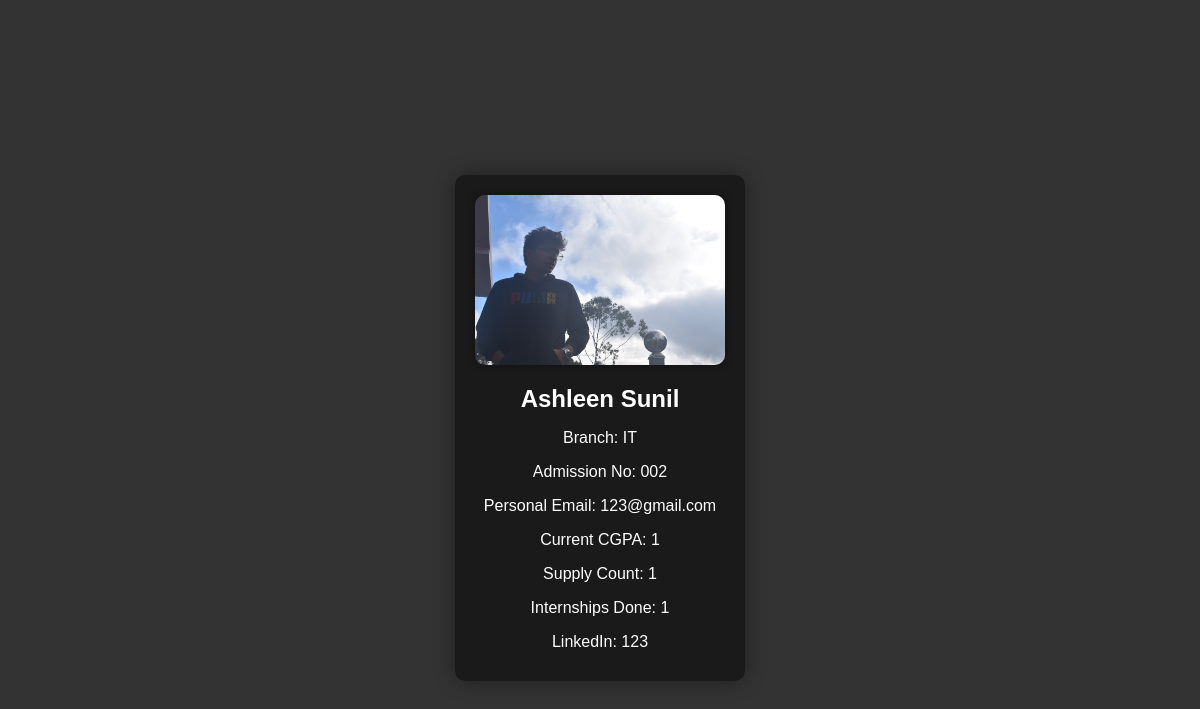
/company/student-details/15/ (signed in), run on the app's committed database.
### register/models.py (models this page shows)
class Student(models.Model):
    user = models.OneToOneField(User, on_delete=models.CASCADE, null=True)
    BRANCH_CHOICES = [
        ("CSE", 'Computer Science and Engineering'),
        ('ECE', 'Electronics and Communication Engineering'),
        ('ME', 'Mechanical Engineering'),
        ('EEE', 'Electrical and Electronic Engineering'),
        ('IT', 'Information Technology'),
        ('CE', 'Civil Engineering'),
        ('AIDS', 'Artificial Intelligence and Data Science'),
        ('AEI', 'Applied Electronics & Instrumentation Engineering'),
    ]
    branch = models.CharField(max_length=4, choices=BRANCH_CHOICES, null=True, default='Unknown')
    admission_no = models.CharField(max_length=50, blank=True, null=True)
    StdEmail = models.EmailField(max_length=255)
    image = models.FileField(upload_to='student_images', blank=True, null=True)
    staff = models.ForeignKey(Staff, on_delete=models.CASCADE, related_name='students', null=True)

### std_app/models.py (models this page shows, shortened)
class StudentDetails(models.Model):
    user=models.OneToOneField(User,on_delete=models.CASCADE)
    uid=models.CharField(max_length=20)
    phno=models.IntegerField()
    PEmailId=models.EmailField(max_length=255)
    address=models.CharField(max_length=255)
    Dob=models.DateField()
    Aadhar=models.IntegerField()
    Pan=models.CharField(max_length=20)
    Passport=models.CharField(max_length=20)
    BloodGrp=models.CharField(max_length=10)
    Religion=models.CharField(max_length=20)
    Fathers_Name=models.CharField(max_length=20)
    Mothers_Name=models.CharField(max_length=20)
    Father_Occupation=models.CharField(max_length=20)
    Mother_Occupation=models.CharField(max_length=20)
    LocalGuardian_Ph=models.IntegerField()
    District=models.CharField(max_length=20)
    Pincode=models.IntegerField()
    TenthSchoolName=models.CharField(max_length=50)
    TenthPercentage=models.IntegerField()
    TenthPassoutYear=models.IntegerField()
    TwelthSchoolName=models.CharField(max_length=50)
    TwelthPercentage=models.IntegerField()
    TwelthPassoutYear=models.IntegerField()
    Keam=models.IntegerField()
    S_one=models.IntegerField(null=True, blank=True,default=None)
    S_two=models.IntegerField(null=True, blank=True,default=None)
    S_three=models.IntegerField(null=True, blank=True,default=None)
    S_four=models.IntegerField(null=True, blank=True,default=None)
    S_five=models.IntegerField(null=True, blank=True,default=None)
    S_six=models.IntegerField(null=True, blank=True,default=None)
    S_seven=models.IntegerField(null=True, blank=True,default=None)
    S_eight=models.IntegerField(null=True, blank=True,default=None)
    Current_CGPA=models.IntegerField(null=True, blank=True)
    Supply_Count=models.IntegerField()
    LinkedIn=models.CharField(max_length=255,null=True, blank=True,default=None)
    Internship=models.IntegerField()
    class Meta:
        verbose_name_plural="Student's Information"

### company/views.py (the view)
# urls.py: path('student-details/<int:student_id>/', views.student_details, name='student_details'),
@login_required
def student_details(request, student_id):
    student = get_object_or_404(Student, id=student_id)
    student_details = get_object_or_404(StudentDetails, user=student.user)
    context = {
        'student': student,
        'student_details': student_details,
    }
    return render(request, 'student_details.html', context)

### templates/student_details.html (shortened to what this page needs)
<!DOCTYPE html>
<html>
<head>
</head>
<body>
  <div class="container">
    <img src="{{ student.image.url }}" alt="Student Image">
    <h2>{{ student.user.first_name }} {{student.user.last_name}}</h2>
    <p>Branch: {{ student.branch }}</p>
    <p>Admission No: {{ student.admission_no }}</p>
    <p>Personal Email: {{ student_details.PEmailId }}</p>
    <p>Current CGPA: {{ student_details.Current_CGPA }}</p>
    <p>Supply Count: {{ student_details.Supply_Count }}</p>
    <p>Internships Done: {{ student_details.Internship }}</p>
    <p>LinkedIn: {{ student_details.LinkedIn }}</p>
  </div>
</body>
</html>

### templates/student_details.html (style rules this page uses)
body { background-color: #333; font-family: Arial, sans-serif; display: flex; align-items: center; justify-content: center; min-height: 100vh; padding: 20px; }
.container { max-width: 400px; background-color: #1a1a1a; border-radius: 10px; box-shadow: 0 0 20px rgba(0, 0, 0, 0.4); padding: 20px; text-align: center; }
h2 { color: #fff; margin-bottom: 10px; }
img { display: block; margin: 0 auto; width: 250px; height: 170px; border-radius: 10px; box-shadow: 0 0 10px rgba(0, 0, 0, 0.4); margin-bottom: 20px; }
p { color: #fff; margin-bottom: 10px; }

### data on the page
Student: image (picture), user.first_name "Ashleen", user.last_name "Sunil", branch "IT", admission_no "002"
StudentDetails: PEmailId "123@gmail.com", Current_CGPA "1", Supply_Count "1", Internship "1", LinkedIn "123"
